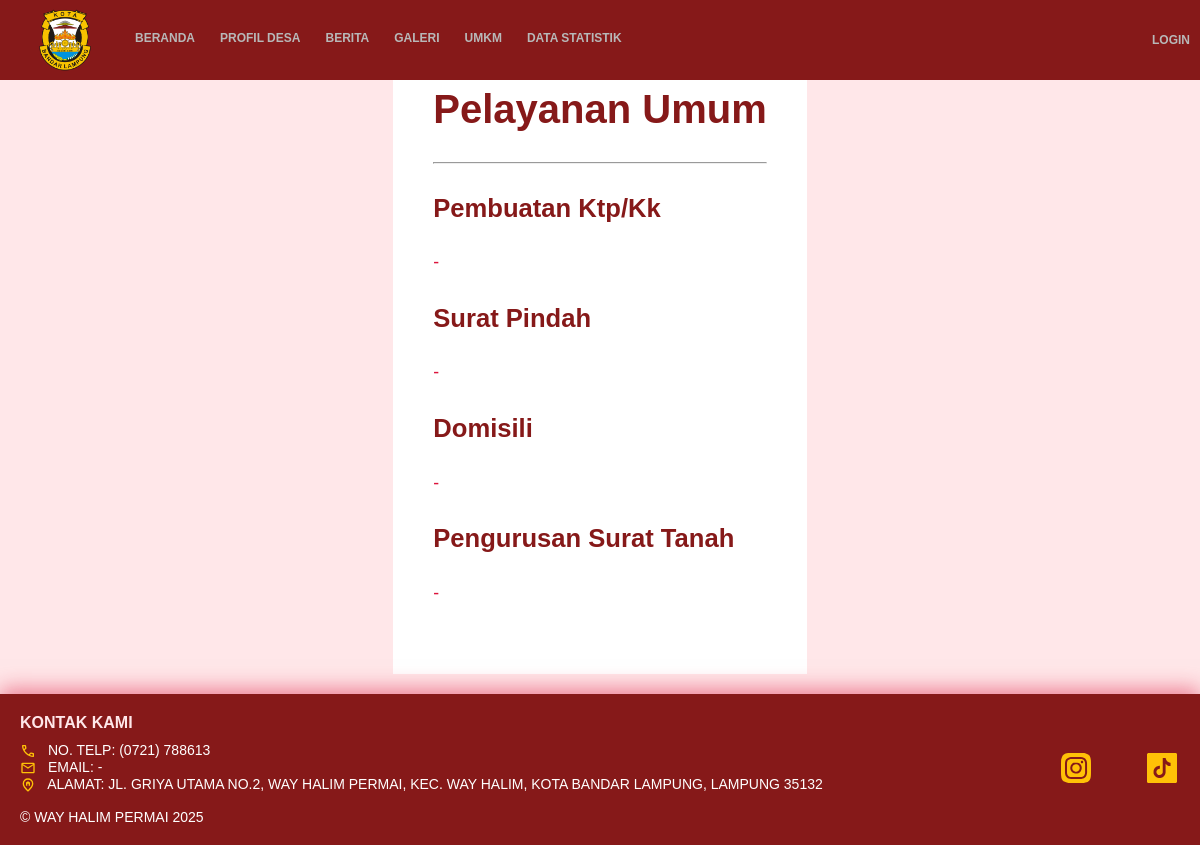
Page /pelayanan/1/ on the committed database.
### profil/models.py (models this page shows, shortened)
class KategoriLayanan(models.Model):
    nama_kategori = models.CharField(max_length=100)
    icon_svg = models.TextField(blank=True, null=True, help_text="Tempelkan kode SVG ikon di sini")
    class Meta:
        verbose_name_plural = "Kategori Layanan"

class Layanan(models.Model):
    kategori = models.ForeignKey(KategoriLayanan, related_name='layanan_list', on_delete=models.CASCADE)
    nama_layanan = models.CharField(max_length=200)
    deskripsi_lengkap = models.TextField()
    class Meta:
        verbose_name_plural = "Layanan"

### profil/views.py (the view)
# urls.py: path('pelayanan/<int:kategori_id>/', views.layanan_detail, name='layanan_detail'),
def layanan_detail(request, kategori_id):
    kategori = get_object_or_404(KategoriLayanan, pk=kategori_id)
    daftar_layanan = Layanan.objects.filter(kategori=kategori)
    context = {
        'kategori': kategori,
        'daftar_layanan': daftar_layanan,
    }
    return render(request, 'profil/layanan_detail.html', context)

### profil/templates/profil/layanan_detail.html (shortened to what this page needs)
{% extends 'profil/base.html' %}
{% load static %}
{% block extra_css %}
    <link rel="stylesheet" href="{% static 'css/berita_detail.css' %}?v=1.0">
{% endblock %}
{% block content %}
<div class="berita-container" style="display: block; background-color: #fff;">
    <div class="main-article">
        <h1 style="text-align: center;">{{ kategori.nama_kategori }}</h1>
        <hr style="margin: 30px 0;">
        {% for layanan in daftar_layanan %}
        <div class="layanan-item" style="margin-bottom: 25px;">
            <h3 style="color: var(--warna-utama); font-size: 1.6em;">
                {{ layanan.nama_layanan }}
            </h3>
            <div class="article-content">
                {{ layanan.deskripsi_lengkap|linebreaks }}
            </div>
        </div>
        {% empty %}
        <p>Belum ada detail layanan yang ditambahkan untuk kategori ini.</p>
        {% endfor %}
    </div>
</div>
{% endblock %}

### static/css/style.css (style rules this page uses)
:root { --warna-utama: rgb(134, 25, 25); --warna-aksen: #cfcfcf; --warna-latar: #FFFDE3; --warna-kartu: #ffffff; --warna-teks: crimson; --warna-putih: #FFE7E9; --lebar-konten-maksimal: 1200px; }
body { margin: 0px; font-family: 'OpenSans', Calibri, sans-serif; display: flex; flex-direction: column; min-height: 100vh; padding-top: 0; background-color: var(--warna-putih); color: var(--warna-teks); }
h1 { font-size: 36px; }
div p { color: #333; }
html, body { overflow-x: hidden; }

### static/css/berita_detail.css (style rules this page uses)
.berita-container { display: flex; gap: 30px; padding: 40px; max-width: 1200px; margin: 20px auto; background-color: var(--warna-latar); }
.main-article { flex: 3; }
.main-article h1 { font-size: 2.5em; color: var(--warna-utama); margin-bottom: 20px; }
.article-content p { font-size: 1.1em; line-height: 1.7; color: var(--warna-teks); }

### rows in the picture
KategoriLayanan: nama_kategori "Pelayanan Umum"
Layanan: nama_layanan "Pembuatan Ktp/Kk", deskripsi_lengkap "-"
Layanan: nama_layanan "Surat Pindah", deskripsi_lengkap "-"
Layanan: nama_layanan "Domisili", deskripsi_lengkap "-"
Layanan: nama_layanan "Pengurusan Surat Tanah", deskripsi_lengkap "-"
